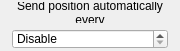
<?xml version="1.0" encoding="UTF-8"?>
<ui version="4.0">
 <class>PositioningMethodManualOptions</class>
 <widget class="QWidget" name="PositioningMethodManualOptions">
  <property name="geometry">
   <rect>
    <x>0</x>
    <y>0</y>
    <width>180</width>
    <height>51</height>
   </rect>
  </property>
  <property name="sizePolicy">
   <sizepolicy hsizetype="Expanding" vsizetype="Preferred">
    <horstretch>0</horstretch>
    <verstretch>0</verstretch>
   </sizepolicy>
  </property>
  <property name="windowTitle">
   <string notr="true">Manual options</string>
  </property>
  <layout class="QVBoxLayout" name="verticalLayout">
   <property name="leftMargin">
    <number>2</number>
   </property>
   <property name="topMargin">
    <number>2</number>
   </property>
   <property name="rightMargin">
    <number>2</number>
   </property>
   <property name="bottomMargin">
    <number>2</number>
   </property>
   <item>
    <widget class="QLabel" name="lblAutoSendInterval">
     <property name="sizePolicy">
      <sizepolicy hsizetype="Expanding" vsizetype="Preferred">
       <horstretch>0</horstretch>
       <verstretch>0</verstretch>
      </sizepolicy>
     </property>
     <property name="text">
      <string>Send position automatically every</string>
     </property>
     <property name="alignment">
      <set>Qt::AlignCenter</set>
     </property>
     <property name="wordWrap">
      <bool>true</bool>
     </property>
    </widget>
   </item>
   <item>
    <layout class="QHBoxLayout" name="horizontalLayout">
     <property name="spacing">
      <number>10</number>
     </property>
     <item>
      <spacer name="horizontalSpacer">
       <property name="orientation">
        <enum>Qt::Horizontal</enum>
       </property>
       <property name="sizeType">
        <enum>QSizePolicy::Preferred</enum>
       </property>
       <property name="sizeHint" stdset="0">
        <size>
         <width>10</width>
         <height>20</height>
        </size>
       </property>
      </spacer>
     </item>
     <item>
      <widget class="QSpinBox" name="spbAutoSendInterval">
       <property name="sizePolicy">
        <sizepolicy hsizetype="Expanding" vsizetype="Preferred">
         <horstretch>0</horstretch>
         <verstretch>0</verstretch>
        </sizepolicy>
       </property>
       <property name="specialValueText">
        <string>Disable</string>
       </property>
       <property name="suffix">
        <string notr="true"/>
       </property>
       <property name="maximum">
        <number>3600</number>
       </property>
      </widget>
     </item>
     <item>
      <spacer name="horizontalSpacer_2">
       <property name="orientation">
        <enum>Qt::Horizontal</enum>
       </property>
       <property name="sizeType">
        <enum>QSizePolicy::Preferred</enum>
       </property>
       <property name="sizeHint" stdset="0">
        <size>
         <width>10</width>
         <height>20</height>
        </size>
       </property>
      </spacer>
     </item>
    </layout>
   </item>
  </layout>
 </widget>
 <resources/>
 <connections>
  <connection>
   <sender>spbAutoSendInterval</sender>
   <signal>valueChanged(int)</signal>
   <receiver>PositioningMethodManualOptions</receiver>
   <slot>onSpinValueChanged(int)</slot>
   <hints>
    <hint type="sourcelabel">
     <x>248</x>
     <y>11</y>
    </hint>
    <hint type="destinationlabel">
     <x>149</x>
     <y>13</y>
    </hint>
   </hints>
  </connection>
 </connections>
 <slots>
  <slot>onSpinValueChanged(int)</slot>
 </slots>
</ui>
